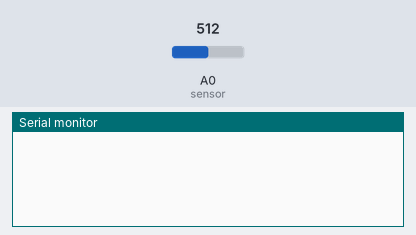
The sketch below on a simulated Arduino Uno, built with avr-gcc and run on an emulated ATmega328P. Parts: the last lines printed to the serial monitor. Inputs (shaded band) come from the test bench; at power-on: A0 (sensor) = 512.

Above: at 1.2 s.
1.3 s: A0 (sensor) set to 716
At 2.8 s:
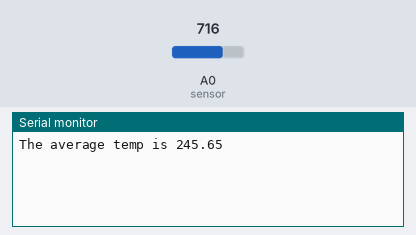
3.9 s: A0 (sensor) set to 900
At 6.0 s:
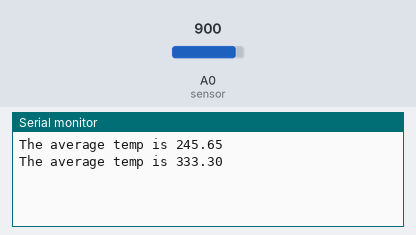
Timing chart, 0 to 7.5 s (numbered marks = the images above; inputs shaded):
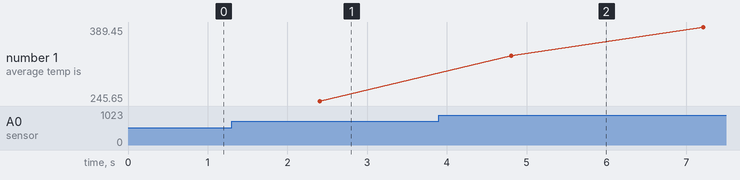

The sketch:

average.ino
```cpp
int sensor = A0;

double readings[24];      //24 hours in a day, 1 reading every 'hour'

void setup() {
    pinMode(sensor, INPUT);
    Serial.begin(9600);

   for (int i = 0; i < 24; i++){   //Setting up array
    readings[i] = 0;
   }
}

void loop() {
  double total = 0;  //Each set of readings start with a total of 0

  //Get all the readings:
  for (int i = 0; i<24; i++){
    double reading = analogRead(sensor);  //Get reading
    double vol= (reading * (5.0/1024));   //Find resistance
    double temp = ((vol-0.5)*100);        //Convert to temperature

    readings[i] = temp; //Place temp reading in i space of array
    delay(100);         //Time between readings
  }

 //Add the readings:
  for (int i = 0; i<24; i++)  {
    total += readings[i];
  }

  //Find the average and print:
  double average = total/24;
  Serial.print("The average temp is ");
  Serial.println(average);
}
```

Measured:
- after the input at 1.3 s, the serial monitor: prints a new line after 1.1 s (image 1)
- after the input at 3.9 s, the serial monitor: prints a new line after 0.91 s (image 2)
- plotted number 1: 245.65 → 389.45 after the input at 3.9 s
